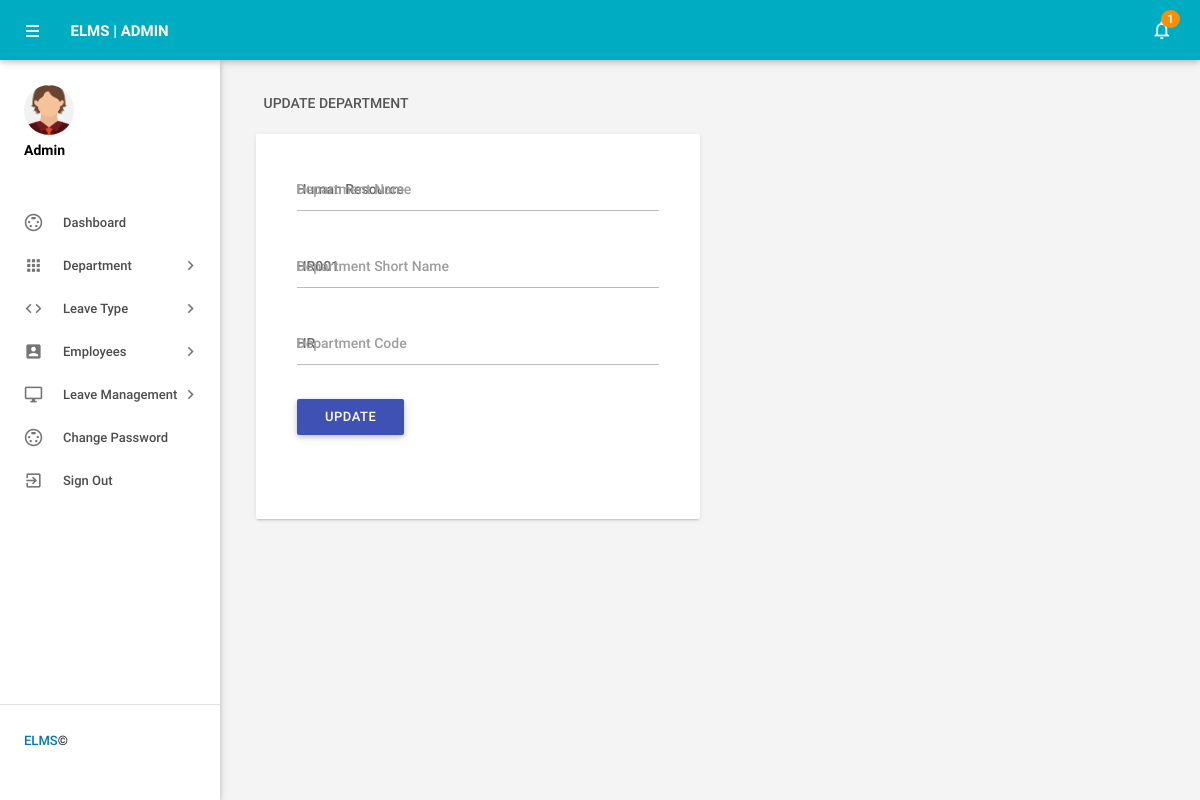
The page /edit_department/1 (signed in) on the database its author committed.
### employeeleave/models.py (models this page shows, shortened)
class Department(models.Model):
    deptname = models.CharField(max_length=100)
    deptshortname = models.CharField(max_length=15)
    deptcode = models.CharField(max_length=10)
    creationdate = models.DateField()

### employeeleave/views.py (the view, shortened to what this page needs)
# urls.py: path('edit_department/<int:pid>',edit_department,name='edit_department'),
def edit_department(request,pid):
    if not request.user.is_authenticated:
        return redirect('admin_login')
    department = Department.objects.get(id=pid)
    leavescount = Leaves.objects.filter(isread="no").count()
    unreadleaves = Leaves.objects.filter(isread="no")
    error = ""
    d = {'error': error,'department':department,'leavescount':leavescount,'unreadleaves':unreadleaves}
    return render(request, 'edit_department.html',d)

### employeeleave/templates/edit_department.html (shortened to what this page needs)
{% load static %}
{% block body %}
<html lang="en">
    <head>
        <link type="text/css" rel="stylesheet" href="{% static 'admin/assets/plugins/materialize/css/materialize.min.css' %}"/>
        <link href="{% static 'admin/assets/plugins/material-preloader/css/materialPreloader.min.css' %}" rel="stylesheet">
        <link href="{% static 'admin/assets/css/alpha.min.css' %}" rel="stylesheet" type="text/css"/>
        <link href="{% static 'admin/assets/css/custom.css' %}" rel="stylesheet" type="text/css"/>
    </head>
    <body>
        {% include 'header.html' %}
        {% include 'sidebar.html' %}
            <main class="mn-inner">
                <div class="row">
                    <div class="col s12">
                        <div class="page-title">Update Department</div>
                    </div>
                    <div class="col s12 m12 l6">
                        <div class="card">
                            <div class="card-content">
                                <div class="row">
                                    <form class="col s12" name="chngpwd" method="post">
                                        <div class="row">
                                            <div class="input-field col s12">
<input id="departmentname" type="text"  class="validate" autocomplete="off" name="departmentname" value="{{department.deptname}}"  required>
                                                <label for="deptname">Department Name</label>
                                            </div>
          <div class="input-field col s12">
<input id="departmentshortname" type="text"  class="validate" autocomplete="off" value="{{department.deptshortname}}" name="departmentshortname"  required>
                                                <label for="deptshortname">Department Short Name</label>
                                            </div>
  <div class="input-field col s12">
 <input id="deptcode" type="text" name="deptcode" class="validate" autocomplete="off" value="{{department.deptcode}}" required>
                                                <label for="password">Department Code</label>
                                            </div>
<div class="input-field col s12">
<button type="submit" name="update" class="waves-effect waves-light btn indigo m-b-xs">UPDATE</button>
</div>
                            </div>
                                    </form>
                                </div>
                            </div>
                        </div>
                    </div>
                </div>
            </main>
        </div>
        <div class="left-sidebar-hover"></div>
    </body>
</html>
{% endblock %}

### rows shown on the page
Department: departmentname "Human Resource", departmentshortname "HR001", deptcode "HR"

### other values the page prints
{{ leavescount }} "1"
